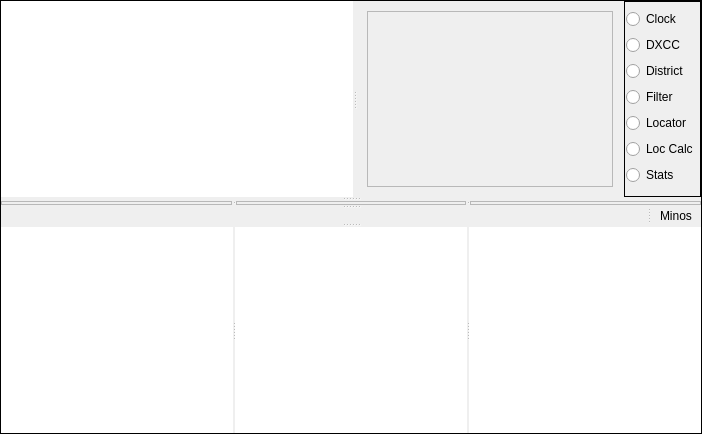
<?xml version="1.0" encoding="UTF-8"?>
<ui version="4.0">
 <class>TSingleLogFrame</class>
 <widget class="QFrame" name="TSingleLogFrame">
  <property name="geometry">
   <rect>
    <x>0</x>
    <y>0</y>
    <width>702</width>
    <height>434</height>
   </rect>
  </property>
  <property name="windowTitle">
   <string>Frame</string>
  </property>
  <property name="frameShape">
   <enum>QFrame::Box</enum>
  </property>
  <property name="frameShadow">
   <enum>QFrame::Plain</enum>
  </property>
  <layout class="QVBoxLayout" name="verticalLayout_2">
   <property name="spacing">
    <number>0</number>
   </property>
   <property name="leftMargin">
    <number>0</number>
   </property>
   <property name="topMargin">
    <number>0</number>
   </property>
   <property name="rightMargin">
    <number>0</number>
   </property>
   <property name="bottomMargin">
    <number>0</number>
   </property>
   <item>
    <widget class="MinosSplitter" name="LogAreaSplitter">
     <property name="orientation">
      <enum>Qt::Vertical</enum>
     </property>
     <widget class="MinosSplitter" name="TopSplitter">
      <property name="orientation">
       <enum>Qt::Vertical</enum>
      </property>
      <widget class="MinosSplitter" name="MultSplitter">
       <property name="orientation">
        <enum>Qt::Horizontal</enum>
       </property>
       <widget class="QTableView" name="QSOTable">
        <property name="focusPolicy">
         <enum>Qt::ClickFocus</enum>
        </property>
        <property name="frameShape">
         <enum>QFrame::NoFrame</enum>
        </property>
        <property name="frameShadow">
         <enum>QFrame::Plain</enum>
        </property>
        <property name="lineWidth">
         <number>1</number>
        </property>
        <property name="midLineWidth">
         <number>1</number>
        </property>
        <property name="editTriggers">
         <set>QAbstractItemView::EditKeyPressed</set>
        </property>
        <property name="alternatingRowColors">
         <bool>true</bool>
        </property>
        <property name="selectionMode">
         <enum>QAbstractItemView::SingleSelection</enum>
        </property>
        <property name="selectionBehavior">
         <enum>QAbstractItemView::SelectRows</enum>
        </property>
        <property name="wordWrap">
         <bool>false</bool>
        </property>
        <property name="cornerButtonEnabled">
         <bool>false</bool>
        </property>
        <attribute name="horizontalHeaderHighlightSections">
         <bool>false</bool>
        </attribute>
        <attribute name="verticalHeaderVisible">
         <bool>false</bool>
        </attribute>
       </widget>
       <widget class="QWidget" name="layoutWidget">
        <layout class="QHBoxLayout" name="horizontalLayout_6">
         <property name="spacing">
          <number>1</number>
         </property>
         <item>
          <widget class="QFrame" name="MultDisp">
           <layout class="QHBoxLayout" name="horizontalLayout">
            <property name="spacing">
             <number>1</number>
            </property>
            <property name="leftMargin">
             <number>1</number>
            </property>
            <property name="topMargin">
             <number>1</number>
            </property>
            <property name="rightMargin">
             <number>1</number>
            </property>
            <property name="bottomMargin">
             <number>1</number>
            </property>
            <item>
             <widget class="QStackedWidget" name="StackedMults">
              <property name="frameShape">
               <enum>QFrame::NoFrame</enum>
              </property>
              <property name="currentIndex">
               <number>6</number>
              </property>
              <widget class="QWidget" name="DXCCPage">
               <layout class="QVBoxLayout" name="verticalLayout_8">
                <property name="spacing">
                 <number>0</number>
                </property>
                <property name="leftMargin">
                 <number>0</number>
                </property>
                <property name="topMargin">
                 <number>0</number>
                </property>
                <property name="rightMargin">
                 <number>0</number>
                </property>
                <property name="bottomMargin">
                 <number>0</number>
                </property>
                <item>
                 <widget class="DXCCFrame" name="dxccFrame">
                  <property name="frameShape">
                   <enum>QFrame::NoFrame</enum>
                  </property>
                  <property name="frameShadow">
                   <enum>QFrame::Raised</enum>
                  </property>
                 </widget>
                </item>
               </layout>
              </widget>
              <widget class="QWidget" name="FilterPage">
               <layout class="QVBoxLayout" name="verticalLayout_3">
                <property name="spacing">
                 <number>0</number>
                </property>
                <property name="leftMargin">
                 <number>0</number>
                </property>
                <property name="topMargin">
                 <number>0</number>
                </property>
                <property name="rightMargin">
                 <number>0</number>
                </property>
                <property name="bottomMargin">
                 <number>0</number>
                </property>
                <item>
                 <widget class="QFrame" name="MultFilters">
                  <property name="sizePolicy">
                   <sizepolicy hsizetype="MinimumExpanding" vsizetype="MinimumExpanding">
                    <horstretch>0</horstretch>
                    <verstretch>0</verstretch>
                   </sizepolicy>
                  </property>
                  <property name="frameShape">
                   <enum>QFrame::Box</enum>
                  </property>
                  <property name="frameShadow">
                   <enum>QFrame::Raised</enum>
                  </property>
                  <layout class="QHBoxLayout" name="horizontalLayout_7">
                   <property name="spacing">
                    <number>0</number>
                   </property>
                   <property name="leftMargin">
                    <number>0</number>
                   </property>
                   <property name="topMargin">
                    <number>0</number>
                   </property>
                   <property name="rightMargin">
                    <number>0</number>
                   </property>
                   <property name="bottomMargin">
                    <number>0</number>
                   </property>
                   <item>
                    <layout class="QVBoxLayout" name="verticalLayout_6">
                     <property name="spacing">
                      <number>0</number>
                     </property>
                     <property name="leftMargin">
                      <number>10</number>
                     </property>
                     <property name="rightMargin">
                      <number>10</number>
                     </property>
                     <item>
                      <layout class="QHBoxLayout" name="horizontalLayout_2">
                       <property name="spacing">
                        <number>0</number>
                       </property>
                       <item>
                        <widget class="QCheckBox" name="WorkedCB">
                         <property name="focusPolicy">
                          <enum>Qt::NoFocus</enum>
                         </property>
                         <property name="text">
                          <string>Worked</string>
                         </property>
                        </widget>
                       </item>
                       <item>
                        <widget class="QCheckBox" name="UnworkedCB">
                         <property name="focusPolicy">
                          <enum>Qt::NoFocus</enum>
                         </property>
                         <property name="text">
                          <string>Unworked</string>
                         </property>
                        </widget>
                       </item>
                      </layout>
                     </item>
                     <item>
                      <layout class="QHBoxLayout" name="horizontalLayout_3">
                       <property name="spacing">
                        <number>0</number>
                       </property>
                       <item>
                        <widget class="QCheckBox" name="ContEU">
                         <property name="focusPolicy">
                          <enum>Qt::NoFocus</enum>
                         </property>
                         <property name="text">
                          <string>Europe</string>
                         </property>
                        </widget>
                       </item>
                       <item>
                        <widget class="QCheckBox" name="ContOC">
                         <property name="focusPolicy">
                          <enum>Qt::NoFocus</enum>
                         </property>
                         <property name="text">
                          <string>Oceania</string>
                         </property>
                        </widget>
                       </item>
                      </layout>
                     </item>
                     <item>
                      <layout class="QHBoxLayout" name="horizontalLayout_4">
                       <property name="spacing">
                        <number>0</number>
                       </property>
                       <item>
                        <widget class="QCheckBox" name="ContAS">
                         <property name="focusPolicy">
                          <enum>Qt::NoFocus</enum>
                         </property>
                         <property name="text">
                          <string>Asia</string>
                         </property>
                        </widget>
                       </item>
                       <item>
                        <widget class="QCheckBox" name="ContSA">
                         <property name="focusPolicy">
                          <enum>Qt::NoFocus</enum>
                         </property>
                         <property name="text">
                          <string>S America</string>
                         </property>
                        </widget>
                       </item>
                      </layout>
                     </item>
                     <item>
                      <layout class="QHBoxLayout" name="horizontalLayout_5">
                       <property name="spacing">
                        <number>0</number>
                       </property>
                       <item>
                        <widget class="QCheckBox" name="ContAF">
                         <property name="focusPolicy">
                          <enum>Qt::NoFocus</enum>
                         </property>
                         <property name="text">
                          <string>Africa</string>
                         </property>
                        </widget>
                       </item>
                       <item>
                        <widget class="QCheckBox" name="ContNA">
                         <property name="focusPolicy">
                          <enum>Qt::NoFocus</enum>
                         </property>
                         <property name="text">
                          <string>N America</string>
                         </property>
                        </widget>
                       </item>
                      </layout>
                     </item>
                    </layout>
                   </item>
                  </layout>
                 </widget>
                </item>
               </layout>
              </widget>
              <widget class="QWidget" name="DistrictPage">
               <layout class="QVBoxLayout" name="verticalLayout_9">
                <property name="spacing">
                 <number>0</number>
                </property>
                <property name="leftMargin">
                 <number>0</number>
                </property>
                <property name="topMargin">
                 <number>0</number>
                </property>
                <property name="rightMargin">
                 <number>0</number>
                </property>
                <property name="bottomMargin">
                 <number>0</number>
                </property>
                <item>
                 <widget class="DistrictFrame" name="districtFrame">
                  <property name="frameShape">
                   <enum>QFrame::NoFrame</enum>
                  </property>
                  <property name="frameShadow">
                   <enum>QFrame::Raised</enum>
                  </property>
                 </widget>
                </item>
               </layout>
              </widget>
              <widget class="QWidget" name="LocatorPage">
               <layout class="QVBoxLayout" name="verticalLayout_10">
                <property name="spacing">
                 <number>0</number>
                </property>
                <property name="leftMargin">
                 <number>0</number>
                </property>
                <property name="topMargin">
                 <number>0</number>
                </property>
                <property name="rightMargin">
                 <number>0</number>
                </property>
                <property name="bottomMargin">
                 <number>0</number>
                </property>
                <item>
                 <widget class="LocFrame" name="locFrame">
                  <property name="frameShape">
                   <enum>QFrame::NoFrame</enum>
                  </property>
                  <property name="frameShadow">
                   <enum>QFrame::Raised</enum>
                  </property>
                 </widget>
                </item>
               </layout>
              </widget>
              <widget class="QWidget" name="StatsPage">
               <layout class="QVBoxLayout" name="verticalLayout_7">
                <property name="spacing">
                 <number>0</number>
                </property>
                <property name="leftMargin">
                 <number>0</number>
                </property>
                <property name="topMargin">
                 <number>0</number>
                </property>
                <property name="rightMargin">
                 <number>0</number>
                </property>
                <property name="bottomMargin">
                 <number>0</number>
                </property>
                <item>
                 <widget class="TStatsDispFrame" name="StatsFrame">
                  <property name="frameShape">
                   <enum>QFrame::NoFrame</enum>
                  </property>
                  <property name="frameShadow">
                   <enum>QFrame::Raised</enum>
                  </property>
                 </widget>
                </item>
               </layout>
              </widget>
              <widget class="QWidget" name="ClockPage">
               <layout class="QVBoxLayout" name="verticalLayout_11">
                <item>
                 <widget class="TClockFrame" name="clockFrame">
                  <property name="frameShape">
                   <enum>QFrame::NoFrame</enum>
                  </property>
                  <property name="frameShadow">
                   <enum>QFrame::Plain</enum>
                  </property>
                 </widget>
                </item>
               </layout>
              </widget>
              <widget class="QWidget" name="LocCalcPage">
               <layout class="QVBoxLayout" name="verticalLayout_4">
                <item>
                 <widget class="LocCalcFrame" name="locCalcFrame">
                  <property name="frameShape">
                   <enum>QFrame::StyledPanel</enum>
                  </property>
                  <property name="frameShadow">
                   <enum>QFrame::Raised</enum>
                  </property>
                 </widget>
                </item>
               </layout>
              </widget>
             </widget>
            </item>
           </layout>
          </widget>
         </item>
         <item>
          <widget class="QFrame" name="frame">
           <property name="frameShape">
            <enum>QFrame::Box</enum>
           </property>
           <property name="frameShadow">
            <enum>QFrame::Plain</enum>
           </property>
           <layout class="QVBoxLayout" name="verticalLayout">
            <property name="spacing">
             <number>0</number>
            </property>
            <property name="leftMargin">
             <number>1</number>
            </property>
            <property name="topMargin">
             <number>1</number>
            </property>
            <property name="rightMargin">
             <number>2</number>
            </property>
            <property name="bottomMargin">
             <number>1</number>
            </property>
            <item>
             <widget class="QRadioButton" name="ClockButton">
              <property name="focusPolicy">
               <enum>Qt::NoFocus</enum>
              </property>
              <property name="text">
               <string>Clock</string>
              </property>
              <attribute name="buttonGroup">
               <string notr="true">buttonGroup</string>
              </attribute>
             </widget>
            </item>
            <item>
             <widget class="QRadioButton" name="DXCCButton">
              <property name="focusPolicy">
               <enum>Qt::NoFocus</enum>
              </property>
              <property name="text">
               <string>DXCC</string>
              </property>
              <attribute name="buttonGroup">
               <string notr="true">buttonGroup</string>
              </attribute>
             </widget>
            </item>
            <item>
             <widget class="QRadioButton" name="DistrictButton">
              <property name="focusPolicy">
               <enum>Qt::NoFocus</enum>
              </property>
              <property name="text">
               <string>District</string>
              </property>
              <attribute name="buttonGroup">
               <string notr="true">buttonGroup</string>
              </attribute>
             </widget>
            </item>
            <item>
             <widget class="QRadioButton" name="FilterButton">
              <property name="focusPolicy">
               <enum>Qt::NoFocus</enum>
              </property>
              <property name="text">
               <string>Filter</string>
              </property>
              <attribute name="buttonGroup">
               <string notr="true">buttonGroup</string>
              </attribute>
             </widget>
            </item>
            <item>
             <widget class="QRadioButton" name="LocatorButton">
              <property name="focusPolicy">
               <enum>Qt::NoFocus</enum>
              </property>
              <property name="text">
               <string>Locator</string>
              </property>
              <attribute name="buttonGroup">
               <string notr="true">buttonGroup</string>
              </attribute>
             </widget>
            </item>
            <item>
             <widget class="QRadioButton" name="locCalcButton">
              <property name="focusPolicy">
               <enum>Qt::NoFocus</enum>
              </property>
              <property name="text">
               <string>Loc Calc</string>
              </property>
              <attribute name="buttonGroup">
               <string notr="true">buttonGroup</string>
              </attribute>
             </widget>
            </item>
            <item>
             <widget class="QRadioButton" name="StatsButton">
              <property name="text">
               <string>Stats</string>
              </property>
              <attribute name="buttonGroup">
               <string notr="true">buttonGroup</string>
              </attribute>
             </widget>
            </item>
           </layout>
          </widget>
         </item>
        </layout>
       </widget>
      </widget>
      <widget class="MinosSplitter" name="Controlsplitter">
       <property name="orientation">
        <enum>Qt::Horizontal</enum>
       </property>
       <widget class="RigControlFrame" name="FKHRigControlFrame">
        <property name="frameShape">
         <enum>QFrame::StyledPanel</enum>
        </property>
        <property name="frameShadow">
         <enum>QFrame::Raised</enum>
        </property>
       </widget>
       <widget class="RotControlFrame" name="FKHRotControlFrame">
        <property name="frameShape">
         <enum>QFrame::StyledPanel</enum>
        </property>
        <property name="frameShadow">
         <enum>QFrame::Raised</enum>
        </property>
       </widget>
       <widget class="BandMapFrame" name="FKHBandMapFrame">
        <property name="frameShape">
         <enum>QFrame::StyledPanel</enum>
        </property>
        <property name="frameShadow">
         <enum>QFrame::Raised</enum>
        </property>
       </widget>
      </widget>
      <widget class="MinosSplitter" name="CribSplitter">
       <property name="sizePolicy">
        <sizepolicy hsizetype="Preferred" vsizetype="Preferred">
         <horstretch>0</horstretch>
         <verstretch>0</verstretch>
        </sizepolicy>
       </property>
       <property name="orientation">
        <enum>Qt::Horizontal</enum>
       </property>
       <property name="handleWidth">
        <number>2</number>
       </property>
       <widget class="QSOLogFrame" name="GJVQSOLogFrame">
        <property name="sizePolicy">
         <sizepolicy hsizetype="Expanding" vsizetype="Preferred">
          <horstretch>6</horstretch>
          <verstretch>0</verstretch>
         </sizepolicy>
        </property>
        <property name="frameShape">
         <enum>QFrame::NoFrame</enum>
        </property>
        <property name="frameShadow">
         <enum>QFrame::Plain</enum>
        </property>
        <property name="lineWidth">
         <number>2</number>
        </property>
        <property name="midLineWidth">
         <number>2</number>
        </property>
       </widget>
       <widget class="QFrame" name="CribSheet">
        <property name="sizePolicy">
         <sizepolicy hsizetype="Expanding" vsizetype="Preferred">
          <horstretch>1</horstretch>
          <verstretch>0</verstretch>
         </sizepolicy>
        </property>
        <property name="frameShape">
         <enum>QFrame::NoFrame</enum>
        </property>
        <property name="frameShadow">
         <enum>QFrame::Plain</enum>
        </property>
        <property name="lineWidth">
         <number>1</number>
        </property>
        <property name="midLineWidth">
         <number>1</number>
        </property>
        <layout class="QVBoxLayout" name="verticalLayout_5" stretch="0">
         <property name="spacing">
          <number>0</number>
         </property>
         <property name="leftMargin">
          <number>10</number>
         </property>
         <property name="topMargin">
          <number>0</number>
         </property>
         <property name="rightMargin">
          <number>5</number>
         </property>
         <property name="bottomMargin">
          <number>0</number>
         </property>
         <item>
          <widget class="QLabel" name="NextContactDetailsLabel">
           <property name="sizePolicy">
            <sizepolicy hsizetype="Expanding" vsizetype="Preferred">
             <horstretch>0</horstretch>
             <verstretch>0</verstretch>
            </sizepolicy>
           </property>
           <property name="frameShape">
            <enum>QFrame::NoFrame</enum>
           </property>
           <property name="lineWidth">
            <number>2</number>
           </property>
           <property name="midLineWidth">
            <number>2</number>
           </property>
           <property name="text">
            <string>Minos</string>
           </property>
           <property name="textFormat">
            <enum>Qt::RichText</enum>
           </property>
           <property name="wordWrap">
            <bool>true</bool>
           </property>
          </widget>
         </item>
        </layout>
       </widget>
      </widget>
     </widget>
     <widget class="MinosSplitter" name="ArchiveSplitter">
      <property name="sizePolicy">
       <sizepolicy hsizetype="Preferred" vsizetype="Preferred">
        <horstretch>0</horstretch>
        <verstretch>0</verstretch>
       </sizepolicy>
      </property>
      <property name="orientation">
       <enum>Qt::Horizontal</enum>
      </property>
      <property name="handleWidth">
       <number>2</number>
      </property>
      <widget class="QTreeView" name="ThisMatchTree">
       <property name="sizePolicy">
        <sizepolicy hsizetype="Preferred" vsizetype="Preferred">
         <horstretch>0</horstretch>
         <verstretch>0</verstretch>
        </sizepolicy>
       </property>
       <property name="focusPolicy">
        <enum>Qt::ClickFocus</enum>
       </property>
       <property name="frameShape">
        <enum>QFrame::NoFrame</enum>
       </property>
       <property name="frameShadow">
        <enum>QFrame::Plain</enum>
       </property>
       <property name="midLineWidth">
        <number>1</number>
       </property>
       <property name="horizontalScrollBarPolicy">
        <enum>Qt::ScrollBarAsNeeded</enum>
       </property>
       <property name="sizeAdjustPolicy">
        <enum>QAbstractScrollArea::AdjustIgnored</enum>
       </property>
       <property name="editTriggers">
        <set>QAbstractItemView::NoEditTriggers</set>
       </property>
       <property name="alternatingRowColors">
        <bool>true</bool>
       </property>
       <attribute name="headerDefaultSectionSize">
        <number>150</number>
       </attribute>
      </widget>
      <widget class="QTreeView" name="OtherMatchTree">
       <property name="sizePolicy">
        <sizepolicy hsizetype="Preferred" vsizetype="Preferred">
         <horstretch>0</horstretch>
         <verstretch>0</verstretch>
        </sizepolicy>
       </property>
       <property name="focusPolicy">
        <enum>Qt::ClickFocus</enum>
       </property>
       <property name="frameShape">
        <enum>QFrame::NoFrame</enum>
       </property>
       <property name="frameShadow">
        <enum>QFrame::Plain</enum>
       </property>
       <property name="midLineWidth">
        <number>1</number>
       </property>
       <property name="horizontalScrollBarPolicy">
        <enum>Qt::ScrollBarAsNeeded</enum>
       </property>
       <property name="sizeAdjustPolicy">
        <enum>QAbstractScrollArea::AdjustIgnored</enum>
       </property>
       <property name="editTriggers">
        <set>QAbstractItemView::NoEditTriggers</set>
       </property>
       <property name="alternatingRowColors">
        <bool>true</bool>
       </property>
       <attribute name="headerDefaultSectionSize">
        <number>150</number>
       </attribute>
      </widget>
      <widget class="QTreeView" name="ArchiveMatchTree">
       <property name="sizePolicy">
        <sizepolicy hsizetype="Preferred" vsizetype="Preferred">
         <horstretch>0</horstretch>
         <verstretch>0</verstretch>
        </sizepolicy>
       </property>
       <property name="focusPolicy">
        <enum>Qt::ClickFocus</enum>
       </property>
       <property name="frameShape">
        <enum>QFrame::NoFrame</enum>
       </property>
       <property name="frameShadow">
        <enum>QFrame::Plain</enum>
       </property>
       <property name="midLineWidth">
        <number>1</number>
       </property>
       <property name="horizontalScrollBarPolicy">
        <enum>Qt::ScrollBarAsNeeded</enum>
       </property>
       <property name="sizeAdjustPolicy">
        <enum>QAbstractScrollArea::AdjustIgnored</enum>
       </property>
       <property name="editTriggers">
        <set>QAbstractItemView::NoEditTriggers</set>
       </property>
       <property name="alternatingRowColors">
        <bool>true</bool>
       </property>
       <attribute name="headerDefaultSectionSize">
        <number>150</number>
       </attribute>
      </widget>
     </widget>
    </widget>
   </item>
  </layout>
 </widget>
 <customwidgets>
  <customwidget>
   <class>QSOLogFrame</class>
   <extends>QFrame</extends>
   <header>qsologframe.h</header>
   <container>1</container>
  </customwidget>
  <customwidget>
   <class>MinosSplitter</class>
   <extends>QSplitter</extends>
   <header>minossplitter.h</header>
   <container>1</container>
  </customwidget>
  <customwidget>
   <class>TStatsDispFrame</class>
   <extends>QFrame</extends>
   <header>tstatsdispframe.h</header>
   <container>1</container>
  </customwidget>
  <customwidget>
   <class>DXCCFrame</class>
   <extends>QFrame</extends>
   <header>dxccframe.h</header>
   <container>1</container>
  </customwidget>
  <customwidget>
   <class>DistrictFrame</class>
   <extends>QFrame</extends>
   <header>districtframe.h</header>
   <container>1</container>
  </customwidget>
  <customwidget>
   <class>LocFrame</class>
   <extends>QFrame</extends>
   <header>locframe.h</header>
   <container>1</container>
  </customwidget>
  <customwidget>
   <class>TClockFrame</class>
   <extends>QFrame</extends>
   <header>TClockFrame.h</header>
   <container>1</container>
  </customwidget>
  <customwidget>
   <class>RigControlFrame</class>
   <extends>QFrame</extends>
   <header>rigcontrolframe.h</header>
   <container>1</container>
  </customwidget>
  <customwidget>
   <class>RotControlFrame</class>
   <extends>QFrame</extends>
   <header>rotcontrolframe.h</header>
   <container>1</container>
  </customwidget>
  <customwidget>
   <class>BandMapFrame</class>
   <extends>QFrame</extends>
   <header>bandmapframe.h</header>
   <container>1</container>
  </customwidget>
  <customwidget>
   <class>LocCalcFrame</class>
   <extends>QFrame</extends>
   <header location="global">LocCalcFrame.h</header>
   <container>1</container>
  </customwidget>
 </customwidgets>
 <tabstops>
  <tabstop>StatsButton</tabstop>
  <tabstop>locCalcButton</tabstop>
 </tabstops>
 <resources/>
 <connections/>
 <buttongroups>
  <buttongroup name="buttonGroup"/>
 </buttongroups>
</ui>
